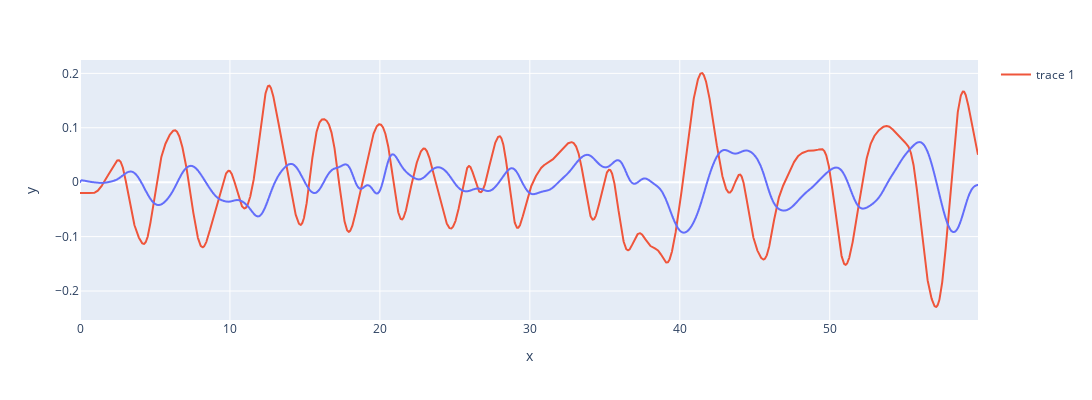

The notebook cell saved with this chart:
### Markdown cell above
### preparação

### Code cell
part2 = 600

uVal = ballbeam[:part2, 0].reshape((1,-1))
yVal = ballbeam[:part2, 1].reshape((1,-1))

wn = 0.15
b1, a1 = signal.butter(4, wn, 'low')
filtered = signal.filtfilt(b1, a1, yVal, padlen=100)

dy = np.zeros(filtered.shape)
dy[:, 1:] = (filtered[0, 1:] - filtered[0, :-1]) / 0.1


t = np.arange(0, part2/10, 0.1)

wn = 0.2
b1, a1 = signal.butter(4, wn, 'low')
ufiltered = signal.filtfilt(b1, a1, uVal, padlen=100)

n_amostras = t.shape[0] * 10
t_val = np.arange(0, 59.9, 0.01)

interpolacao_linear = interp1d(t, dy, kind='quadratic')
y_val = interpolacao_linear(t_val)

interpolacao_linear = interp1d(t, ufiltered, kind='quadratic')
u_val = interpolacao_linear(t_val)

y_novo[0, :145] = y_novo[0, 145]
fig=px.line(x=t_val, y=y_val[0].T, height=400, width=1300)
fig.add_scatter(x=t_val, y=u_val[0].T * 10, mode='lines')
fig.show()

### Figure 1 — Plotly figure (JSON) as saved in the notebook; plotly's stock layout.template omitted (floating-point values rounded to 4 significant figures; data arrays with more than 128 entries replaced by an {"elided": "..."} marker saying what was removed)
{"data": [{"hovertemplate": "x=%{x}<br>y=%{y}<extra></extra>", "legendgroup": "", "line": {"color": "#636efa", "dash": "solid"}, "marker": {"symbol": "circle"}, "mode": "lines", "name": "", "showlegend": false, "type": "scattergl", "x": {"elided": "5990 float values"}, "xaxis": "x", "y": {"elided": "5990 float values"}, "yaxis": "y"}, {"mode": "lines", "type": "scatter", "x": {"elided": "5990 float values"}, "y": {"elided": "5990 float values"}}], "layout": {"height": 400, "legend": {"tracegroupgap": 0}, "margin": {"t": 60}, "width": 1300, "xaxis": {"anchor": "y", "domain": [0, 1], "title": {"text": "x"}}, "yaxis": {"anchor": "x", "domain": [0, 1], "title": {"text": "y"}}}}
